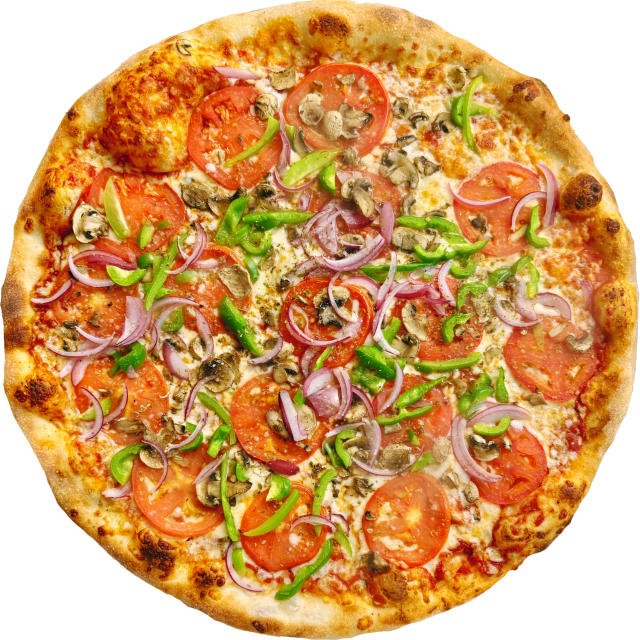
#> input picture data/Images/Pizza Pie/23M4HYFHQRVLJZABLWN6ZMN7.png, 1280 x 1280 px (shown at 1/2 size)
$ python 00_Image_32x32_converter.py '../data/Images/Pizza Pie' out '../data/Images/Pizza Pie/7Y7DKCM27TEZ2ECLQIJPACBJ.png.webp'
#> lines starting #> are read from the running program, lines starting #| are printed output that depends on the picture
#!/usr/bin/env python3
"""
Image to 32x32 PNG Converter
Converts all images in a folder to 32x32 PNG files with sequential naming.
"""

import os
import sys
from pathlib import Path

try:
    from PIL import Image
except ImportError:
    print("Pillow is not installed. Installing now...")
    import subprocess
    subprocess.check_call([sys.executable, "-m", "pip", "install", "Pillow"])
    from PIL import Image


def get_image_files(folder_path: str) -> list:
    """Get all supported image files from the specified folder."""
#> called with folder_path = '../data/Images/Pizza Pie'
    supported_extensions = {'.jpg', '.jpeg', '.png', '.gif', '.bmp', '.tiff', '.webp'}
    folder = Path(folder_path)

    image_files = []
    for file in folder.iterdir():
        if file.is_file() and file.suffix.lower() in supported_extensions:
            image_files.append(file)
#> pass 2 of the loop in get_image_files, `for file in folder.iterdir():`:

    # Sort files for consistent ordering
    image_files.sort(key=lambda x: x.name.lower())
    return image_files


def convert_image_to_32x32(input_path: Path, output_path: Path) -> bool:
    """Convert a single image to 32x32 PNG."""
    try:
        with Image.open(input_path) as img:
            # Convert to RGBA to handle transparency and various formats
#> img is the input picture: PIL image 1280x1280 RGBA; mean R, G, B, A 178.1, 124.5, 70.9, 198.8
            if img.mode in ('RGBA', 'LA') or (img.mode == 'P' and 'transparency' in img.info):
                img = img.convert('RGBA')
            else:
                img = img.convert('RGB')

            # Resize to 32x32 using high-quality resampling
            img_resized = img.resize((32, 32), Image.Resampling.LANCZOS)
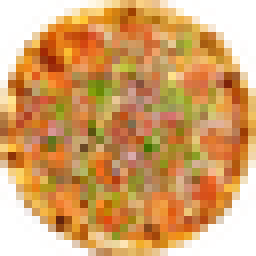
#> img_resized: PIL image 32x32 RGBA (shown 8 times larger); mean R, G, B, A 176.3, 119.5, 56.1, 199; transparent parts drawn white

            # Save as PNG
            img_resized.save(output_path, 'PNG')
            return True

    except Exception as e:
        print(f"  Error processing {input_path.name}: {e}")
        return False


def convert_folder(input_folder: str, output_folder: str, base_name: str) -> dict:
    """
    Convert all images in a folder to 32x32 PNGs.

    Args:
        input_folder: Path to folder containing source images
        output_folder: Path to folder where converted images will be saved
        base_name: Base name for output files (e.g., "icon" -> icon1.png, icon2.png)

    Returns:
        Dictionary with conversion statistics
    """
    stats = {
        'total': 0,
        'success': 0,
        'failed': 0,
        'files': []
    }

    # Validate input folder
    input_path = Path(input_folder)
    if not input_path.exists():
        print(f"Error: Input folder '{input_folder}' does not exist!")
        return stats

    if not input_path.is_dir():
        print(f"Error: '{input_folder}' is not a directory!")
        return stats

    # Create output folder if it doesn't exist
    output_path = Path(output_folder)
    output_path.mkdir(parents=True, exist_ok=True)

    # Get all image files
    image_files = get_image_files(input_folder)
    stats['total'] = len(image_files)

    if not image_files:
        print(f"No supported image files found in '{input_folder}'")
        print("Supported formats: JPG, JPEG, PNG, GIF, BMP, TIFF, WEBP")
        return stats

    print(f"\nFound {len(image_files)} image(s) to convert")
    print(f"Output folder: {output_path.absolute()}")
    print(f"Naming pattern: {base_name}1.png, {base_name}2.png, ...\n")
    print("-" * 50)

    # Process each image
    for index, image_file in enumerate(image_files, start=1):
        output_filename = f"{base_name}{index}.png"
        output_file_path = output_path / output_filename

        print(f"Converting: {image_file.name} -> {output_filename}")

        if convert_image_to_32x32(image_file, output_file_path):
            stats['success'] += 1
            stats['files'].append({
                'original': image_file.name,
                'converted': output_filename
            })
        else:
            stats['failed'] += 1
#> pass 2 of the loop in convert_folder, `for index, image_file in enumerate(image_files, start=1):`:
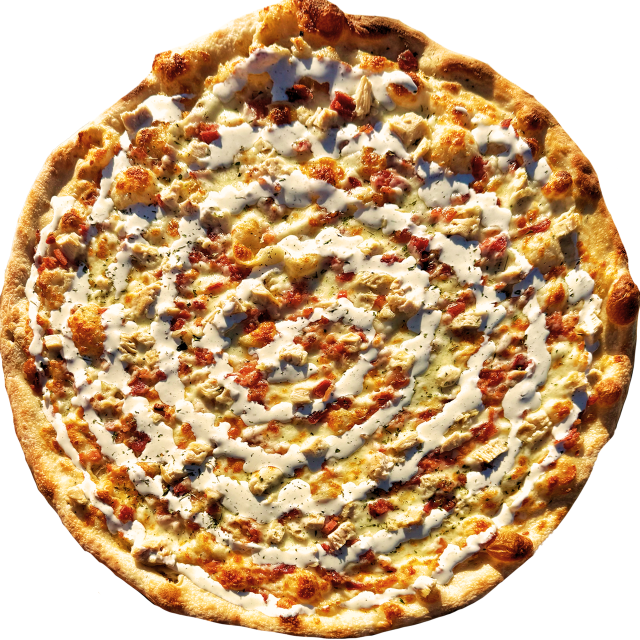
#> input picture data/Images/Pizza Pie/7Y7DKCM27TEZ2ECLQIJPACBJ.png.webp, 1280 x 1280 px (shown at 1/2 size)
#> in convert_image_to_32x32, img is the input picture: PIL image 1280x1280 RGBA; mean R, G, B, A 167.4, 127.2, 87.3, 194.7
#> in convert_image_to_32x32 (call 2), `img_resized = img.resize((32, 32), Image.Resampling.LANCZOS)`:
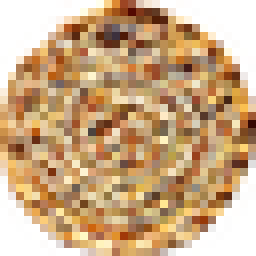
#> img_resized: PIL image 32x32 RGBA (shown 8 times larger); mean R, G, B, A 161, 123.2, 80, 194.8; transparent parts drawn white

    return stats


def print_summary(stats: dict):
    """Print conversion summary."""
    print("\n" + "=" * 50)
    print("CONVERSION SUMMARY")
    print("=" * 50)
    print(f"Total files found:    {stats['total']}")
    print(f"Successfully converted: {stats['success']}")
    print(f"Failed:                 {stats['failed']}")

    if stats['files']:
        print("\nConverted files:")
        for file_info in stats['files']:
            print(f"  {file_info['original']} -> {file_info['converted']}")


def interactive_mode():
    """Run the converter in interactive mode."""
    print("=" * 50)
    print("  IMAGE TO 32x32 PNG CONVERTER")
    print("=" * 50)

    # Get input folder
    while True:
        input_folder = input("\nEnter the path to the folder containing images:\n> ").strip()
        if input_folder:
            # Handle quotes around path
            input_folder = input_folder.strip('"\'')
            if Path(input_folder).exists():
                break
            print(f"Folder '{input_folder}' does not exist. Please try again.")
        else:
            print("Please enter a valid path.")

    # Get output folder
    output_folder = input("\nEnter the output folder path (press Enter to use 'output' subfolder):\n> ").strip()
    if not output_folder:
        output_folder = str(Path(input_folder) / "output_32x32")
    else:
        output_folder = output_folder.strip('"\'')

    # Get base name
    base_name = input("\nEnter the base name for output files (e.g., 'icon' for icon1.png, icon2.png):\n> ").strip()
    if not base_name:
        base_name = "image"

    # Clean the base name (remove invalid characters)
    invalid_chars = '<>:"/\\|?*'
    for char in invalid_chars:
        base_name = base_name.replace(char, '')

    # Perform conversion
    stats = convert_folder(input_folder, output_folder, base_name)
    print_summary(stats)

    print(f"\nOutput saved to: {Path(output_folder).absolute()}")


def main():
    """Main function with command-line argument support."""
    if len(sys.argv) == 1:
        # No arguments - run interactive mode
        interactive_mode()
    elif len(sys.argv) == 4:
        # Command line mode: script.py input_folder output_folder base_name
        input_folder = sys.argv[1]
        output_folder = sys.argv[2]
        base_name = sys.argv[3]

        stats = convert_folder(input_folder, output_folder, base_name)
        print_summary(stats)
    elif len(sys.argv) == 3:
        # Command line mode: script.py input_folder base_name (output to subfolder)
        input_folder = sys.argv[1]
        base_name = sys.argv[2]
        output_folder = str(Path(input_folder) / "output_32x32")

        stats = convert_folder(input_folder, output_folder, base_name)
        print_summary(stats)
    else:
        print("Usage:")
        print("  Interactive mode: python converter.py")
        print("  Command line:     python converter.py <input_folder> <output_folder> <base_name>")
        print("  Command line:     python converter.py <input_folder> <base_name>")
        print("\nExamples:")
        print('  python converter.py "./my_images" "./output" "icon"')
        print('  python converter.py "./my_images" "sprite"')
        sys.exit(1)


if __name__ == "__main__":
    main()
